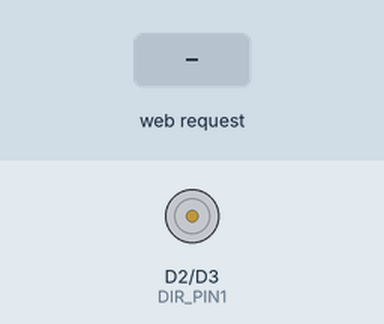
Bench run of a sketch on a simulated ESP8266 (NodeMCU). Parts: motor-driver pin pairs drawn as motors (green arrow = first pin HIGH = forward, orange = second pin HIGH = backward, longer = more drive, scaled by the enable pin). Inputs (shaded band) come from the test bench. What the sketch prints to the serial monitor is not drawn.

Above: at 1.7 s.
1.8 s: HTTP request GET /control?speed=1 received
3.3 s: HTTP request GET /control?speed=120 received
4.8 s: HTTP request GET /control?dir=fw received
At 5.2 s:
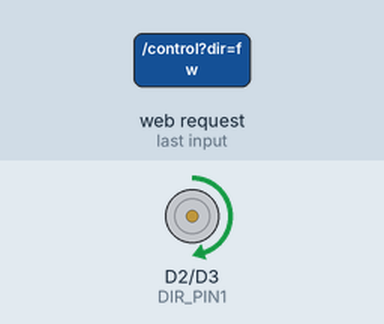
6.3 s: HTTP request GET /control?speed=fw received
At 7.5 s:
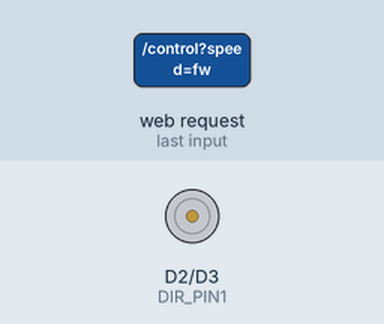
7.8 s: HTTP request GET /control?dir=1 received
9.3 s: HTTP request GET /control?speed=1&dir=1 received
At 9.8 s:
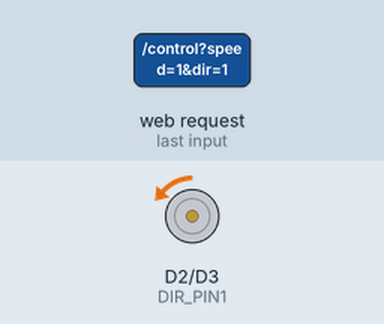
Timing chart, 0 to 11.8 s (numbered marks = the images above; inputs shaded):
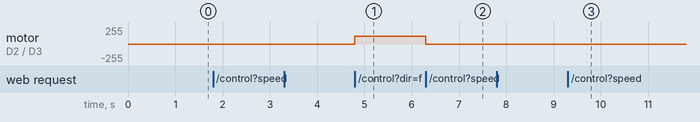

The sketch:

PWM-motor-esp-webserver-ap-1.ino
```cpp
#include <ESP8266WiFi.h>
#include <ESP8266WebServer.h>

// ===== WiFi 配置 =====
const char* ssid = "YOUR_SSID";
const char* password = "YOUR_PASSWORD";

// ===== GPIO 定义 =====
const int PWM_PIN = D1;    // PWM 控制速度 IO5
const int DIR_PIN1 = D2;   // 方向引脚1 IO4
const int DIR_PIN2 = D3;   // 方向引脚2 IO0

// ===== Web Server =====
ESP8266WebServer server(80);

// ===== HTML Web 控制界面 =====
const char html_page[] PROGMEM = R"rawliteral(
<!DOCTYPE html><html>
<head><title>ESP8266 Motor Control</title></head>
<body>
<h2>Motor Control</h2>
<form action="/control">
Speed: <input type="range" name="speed" min="0" max="1023"><br>
Direction:
<select name="dir">
 <option value="fw">Forward</option>
 <option value="rv">Reverse</option>
</select><br>
<input type="submit" value="Apply">
</form>
</body></html>
)rawliteral";

// ===== 处理 Web 请求 =====
void handleRoot() {
  server.send(200, "text/html", html_page);
}

void handleControl() {
  if (server.hasArg("speed")) {
    int speed = server.arg("speed").toInt(); // PWM 值 0-1023
    analogWrite(PWM_PIN, speed);
  }

  if (server.hasArg("dir")) {
    String d = server.arg("dir");
    if (d == "fw") {
      digitalWrite(DIR_PIN1, HIGH);
      digitalWrite(DIR_PIN2, LOW);
    } else {
      digitalWrite(DIR_PIN1, LOW);
      digitalWrite(DIR_PIN2, HIGH);
    }
  }

  server.sendHeader("Location", "/");
  server.send(302, "text/plain", "");
}

// ===== 初始化 =====
void setup() {
  Serial.begin(115200);

  pinMode(PWM_PIN, OUTPUT);
  pinMode(DIR_PIN1, OUTPUT);
  pinMode(DIR_PIN2, OUTPUT);

  // 默认停止
  analogWrite(PWM_PIN, 0);
  digitalWrite(DIR_PIN1, LOW);
  digitalWrite(DIR_PIN2, LOW);

  // 启动为 WiFi AP 模式，使用固定 IP
  WiFi.mode(WIFI_AP);
  // 固定 AP 地址（根据需要修改）
  IPAddress apIP(192, 168, 50, 1);
  IPAddress apGateway(192, 168, 50, 1);
  IPAddress apSubnet(255, 255, 255, 0);
  if (!WiFi.softAPConfig(apIP, apGateway, apSubnet)) {
    Serial.println("softAPConfig failed");
  }

  // 启动软 AP：使用 ssid 和 password（注意：WPA2 密码至少 8 字符）
  WiFi.softAP(ssid, password);
  delay(500);
  Serial.println("");
  Serial.print("AP started, IP: ");
  Serial.println(WiFi.softAPIP());

  // Web 服务
  server.on("/", handleRoot);
  server.on("/control", handleControl);
  server.begin();
}

void loop() {
  server.handleClient();
}
```

Measured:
- after the input at 4.8 s, motor on D2 (DIR_PIN1) / D3 (DIR_PIN2): stopped → forward 120/255 at once
- after the input at 6.3 s, motor on D2 (DIR_PIN1) / D3 (DIR_PIN2): forward 120/255 → stopped at once
- after the input at 9.3 s, motor on D2 (DIR_PIN1) / D3 (DIR_PIN2): stopped → backward 1/255 at once
